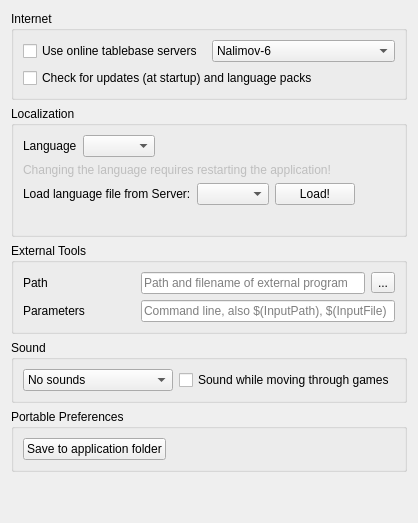
     <widget class="QWidget" name="tabApp">
      <attribute name="title">
       <string>App</string>
      </attribute>
      <layout class="QVBoxLayout" name="verticalLayout_11">
       <item>
        <widget class="QGroupBox" name="groupBox_4">
         <property name="title">
          <string>Internet</string>
         </property>
         <layout class="QGridLayout" name="gridLayout_6">
          <item row="0" column="0">
           <widget class="QCheckBox" name="tablebaseCheck">
            <property name="text">
             <string>Use online tablebase servers</string>
            </property>
           </widget>
          </item>
          <item row="0" column="1">
           <widget class="QComboBox" name="tablebaseSelect">
            <property name="currentText">
             <string notr="true">Nalimov-6</string>
            </property>
            <item>
             <property name="text">
              <string>Nalimov-6</string>
             </property>
            </item>
            <item>
             <property name="text">
              <string>Syzygy-7</string>
             </property>
            </item>
           </widget>
          </item>
          <item row="1" column="0" colspan="2">
           <widget class="QCheckBox" name="versionCheck">
            <property name="text">
             <string>Check for updates (at startup) and language packs</string>
            </property>
           </widget>
          </item>
         </layout>
        </widget>
       </item>
       <item>
        <widget class="QGroupBox" name="groupBox_5">
         <property name="title">
          <string>Localization</string>
         </property>
         <layout class="QVBoxLayout" name="verticalLayout_9">
          <item>
           <layout class="QHBoxLayout" name="horizontalLayout_3">
            <item>
             <widget class="QLabel" name="label_12">
              <property name="text">
               <string>Language</string>
              </property>
             </widget>
            </item>
            <item>
             <widget class="QComboBox" name="cbLanguage"/>
            </item>
            <item>
             <spacer name="horizontalSpacer_2">
              <property name="orientation">
               <enum>Qt::Horizontal</enum>
              </property>
              <property name="sizeHint" stdset="0">
               <size>
                <width>40</width>
                <height>20</height>
               </size>
              </property>
             </spacer>
            </item>
           </layout>
          </item>
          <item>
           <widget class="QLabel" name="label_13">
            <property name="enabled">
             <bool>false</bool>
            </property>
            <property name="text">
             <string>Changing the language requires restarting the application!</string>
            </property>
           </widget>
          </item>
          <item>
           <layout class="QHBoxLayout" name="horizontalLayout_9">
            <item>
             <widget class="QLabel" name="label_19">
              <property name="text">
               <string>Load language file from Server:</string>
              </property>
             </widget>
            </item>
            <item>
             <widget class="QComboBox" name="cbLangServer"/>
            </item>
            <item>
             <widget class="QPushButton" name="btLoadLang">
              <property name="text">
               <string>Load!</string>
              </property>
             </widget>
            </item>
            <item>
             <spacer name="horizontalSpacer_4">
              <property name="orientation">
               <enum>Qt::Horizontal</enum>
              </property>
              <property name="sizeHint" stdset="0">
               <size>
                <width>40</width>
                <height>20</height>
               </size>
              </property>
             </spacer>
            </item>
           </layout>
          </item>
          <item>
           <widget class="QLabel" name="labelLoadStatus">
            <property name="enabled">
             <bool>false</bool>
            </property>
            <property name="text">
             <string/>
            </property>
           </widget>
          </item>
         </layout>
        </widget>
       </item>
       <item>
        <widget class="QGroupBox" name="groupAppExternal">
         <property name="title">
          <string>External Tools</string>
         </property>
         <layout class="QGridLayout" name="gridLayout_3">
          <item row="1" column="0">
           <widget class="QLabel" name="lbExtToolParamter">
            <property name="text">
             <string>Parameters</string>
            </property>
            <property name="buddy">
             <cstring>extToolParameters</cstring>
            </property>
           </widget>
          </item>
          <item row="0" column="0">
           <widget class="QLabel" name="lbExtToolPath">
            <property name="text">
             <string>Path</string>
            </property>
            <property name="buddy">
             <cstring>extToolPath</cstring>
            </property>
           </widget>
          </item>
          <item row="0" column="3">
           <widget class="QToolButton" name="btExtToolPath">
            <property name="text">
             <string>...</string>
            </property>
           </widget>
          </item>
          <item row="0" column="1" colspan="2">
           <widget class="QLineEdit" name="extToolPath">
            <property name="text">
             <string/>
            </property>
            <property name="placeholderText">
             <string>Path and filename of external program</string>
            </property>
           </widget>
          </item>
          <item row="1" column="1" colspan="3">
           <widget class="QLineEdit" name="extToolParameters">
            <property name="placeholderText">
             <string>Command line, also $(InputPath), $(InputFile)</string>
            </property>
           </widget>
          </item>
         </layout>
         <zorder>lbExtToolPath</zorder>
         <zorder>extToolPath</zorder>
         <zorder>btExtToolPath</zorder>
         <zorder>lbExtToolParamter</zorder>
         <zorder>extToolParameters</zorder>
        </widget>
       </item>
       <item>
        <widget class="QGroupBox" name="groupBox_Sound">
         <property name="title">
          <string>Sound</string>
         </property>
         <layout class="QGridLayout" name="gridLayout_7">
          <item row="0" column="0">
           <widget class="QComboBox" name="cbSoundOn">
            <item>
             <property name="text">
              <string>No sounds</string>
             </property>
            </item>
            <item>
             <property name="text">
              <string>Indication sounds</string>
             </property>
            </item>
            <item>
             <property name="text">
              <string>Speak moves</string>
             </property>
            </item>
           </widget>
          </item>
          <item row="0" column="1">
           <widget class="QCheckBox" name="cbScreenReader">
            <property name="text">
             <string>Sound while moving through games</string>
            </property>
           </widget>
          </item>
         </layout>
        </widget>
       </item>
       <item>
        <widget class="QGroupBox" name="groupBox_12">
         <property name="title">
          <string>Portable Preferences</string>
         </property>
         <layout class="QHBoxLayout" name="horizontalLayout_14">
          <item>
           <widget class="QPushButton" name="savePreferences">
            <property name="text">
             <string>Save to application folder</string>
            </property>
           </widget>
          </item>
          <item>
           <spacer name="horizontalSpacer_3">
            <property name="orientation">
             <enum>Qt::Horizontal</enum>
            </property>
            <property name="sizeHint" stdset="0">
             <size>
              <width>40</width>
              <height>20</height>
             </size>
            </property>
           </spacer>
          </item>
         </layout>
        </widget>
       </item>
       <item>
        <spacer name="verticalSpacer_3">
         <property name="orientation">
          <enum>Qt::Vertical</enum>
         </property>
         <property name="sizeHint" stdset="0">
          <size>
           <width>20</width>
           <height>40</height>
          </size>
         </property>
        </spacer>
       </item>
      </layout>
     </widget>
